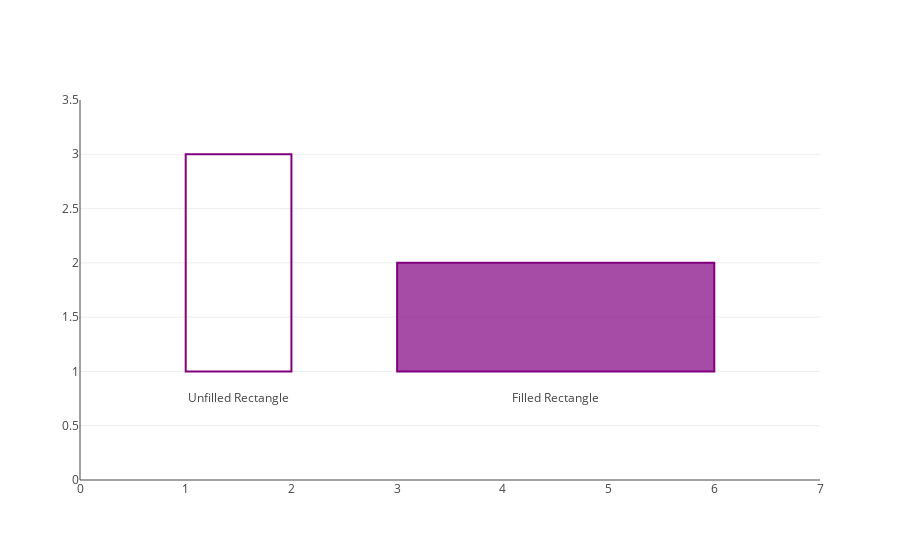

The notebook cell saved with this chart:
### Markdown cell above
#### Rectangles Positioned Relative to the Axes

### Code cell
trace0 = go.Scatter(
    x=[1.5, 4.5],
    y=[0.75, 0.75],
    text=['Unfilled Rectangle', 'Filled Rectangle'],
    mode='text',
)
data = [trace0]
layout = {
    'xaxis': {
        'range': [0, 7],
        'showgrid': False,
    },
    'yaxis': {
        'range': [0, 3.5]
    },
    'shapes': [
        # unfilled Rectangle
        {
            'type': 'rect',
            'x0': 1,
            'y0': 1,
            'x1': 2,
            'y1': 3,
            'line': {
                'color': 'rgba(128, 0, 128, 1)',
            },
        },
        # filled Rectangle
        {
            'type': 'rect',
            'x0': 3,
            'y0': 1,
            'x1': 6,
            'y1': 2,
            'line': {
                'color': 'rgba(128, 0, 128, 1)',
                'width': 2,
            },
            'fillcolor': 'rgba(128, 0, 128, 0.7)',
        },
    ]
}
fig = {
    'data': data,
    'layout': layout,
}
py.offline.iplot(fig, filename='shapes-rectangle')

### Figure 1 — Plotly figure (JSON) as saved in the notebook; plotly's stock layout.template omitted (floating-point values rounded to 4 significant figures)
{"data": [{"mode": "text", "text": ["Unfilled Rectangle", "Filled Rectangle"], "type": "scatter", "uid": "9765a1df-b45a-4669-b6d6-5ca339d15ea8", "x": [1.5, 4.5], "y": [0.75, 0.75]}], "layout": {"shapes": [{"line": {"color": "rgba(128, 0, 128, 1)"}, "type": "rect", "x0": 1, "x1": 2, "y0": 1, "y1": 3}, {"fillcolor": "rgba(128, 0, 128, 0.7)", "line": {"color": "rgba(128, 0, 128, 1)", "width": 2}, "type": "rect", "x0": 3, "x1": 6, "y0": 1, "y1": 2}], "xaxis": {"range": [0, 7], "showgrid": false}, "yaxis": {"range": [0, 3.5]}}}
